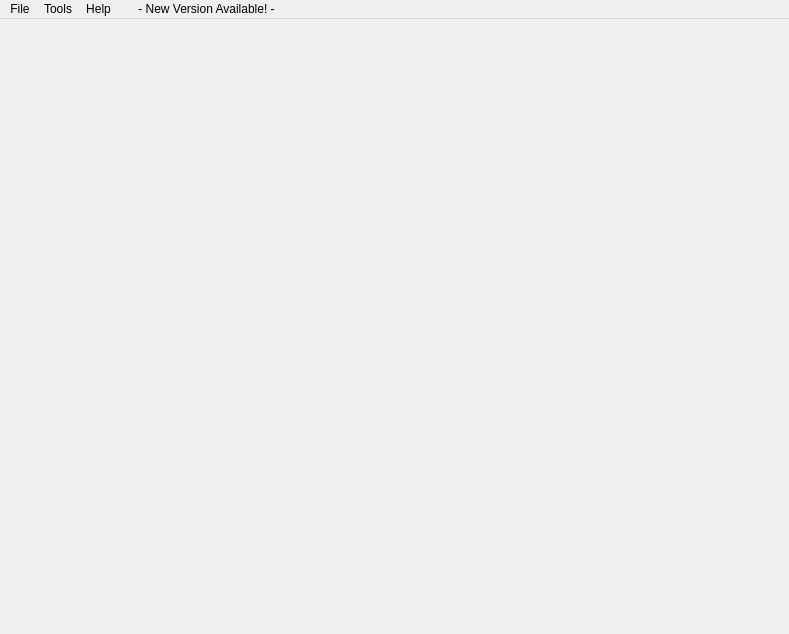
<?xml version="1.0" encoding="UTF-8"?>
<ui version="4.0">
 <class>MainWindow</class>
 <widget class="QMainWindow" name="MainWindow">
  <property name="geometry">
   <rect>
    <x>0</x>
    <y>0</y>
    <width>789</width>
    <height>634</height>
   </rect>
  </property>
  <widget class="QWidget" name="centralWidget">
   <layout class="QHBoxLayout" name="horizontalLayout_2">
    <item>
     <layout class="QHBoxLayout" name="horizontalLayout">
      <item>
       <widget class="GLWidget" name="widget" native="true"/>
      </item>
     </layout>
    </item>
   </layout>
  </widget>
  <widget class="QMenuBar" name="menuBar">
   <property name="geometry">
    <rect>
     <x>0</x>
     <y>0</y>
     <width>789</width>
     <height>22</height>
    </rect>
   </property>
   <widget class="QMenu" name="menuFile">
    <property name="title">
     <string>File</string>
    </property>
    <property name="separatorsCollapsible">
     <bool>true</bool>
    </property>
    <addaction name="actionOpen"/>
    <addaction name="actionMerge"/>
    <addaction name="actionClose"/>
    <addaction name="separator"/>
    <addaction name="actionSave_As"/>
    <addaction name="separator"/>
    <addaction name="actionRecent1"/>
    <addaction name="actionRecent2"/>
    <addaction name="actionRecent3"/>
    <addaction name="actionRecent4"/>
    <addaction name="actionRecent5"/>
    <addaction name="separator"/>
    <addaction name="actionExit"/>
   </widget>
   <widget class="QMenu" name="menuHelp">
    <property name="title">
     <string>Help</string>
    </property>
    <addaction name="actionCheck_For_Updates"/>
    <addaction name="actionAbout"/>
   </widget>
   <widget class="QMenu" name="menuLanguage">
    <property name="title">
     <string/>
    </property>
    <property name="icon">
     <iconset resource="resources/flags.qrc">
      <normaloff>:/flags/icons/gb.png</normaloff>:/flags/icons/gb.png</iconset>
    </property>
    <addaction name="actionEnglish"/>
    <addaction name="actionGerman"/>
   </widget>
   <widget class="QMenu" name="menuTools">
    <property name="title">
     <string>Tools</string>
    </property>
    <addaction name="actionFix_GMax_Installation"/>
    <addaction name="actionExtended_Saving_For_GMax"/>
    <addaction name="action3db_Import_Export_Scripts_For_Blender"/>
    <addaction name="action3db_Tools_for_3ds_Max"/>
    <addaction name="actionGenome_Material_Editor"/>
    <addaction name="actionConfigure_Bitmap_Paths"/>
    <addaction name="actionPreferences"/>
   </widget>
   <widget class="QMenu" name="menuNew_Version_Available">
    <property name="title">
     <string>- New Version Available! -</string>
    </property>
   </widget>
   <addaction name="menuFile"/>
   <addaction name="menuTools"/>
   <addaction name="menuHelp"/>
   <addaction name="menuLanguage"/>
   <addaction name="menuNew_Version_Available"/>
  </widget>
  <action name="actionAbout">
   <property name="text">
    <string>About Rimy3D</string>
   </property>
  </action>
  <action name="actionOpen">
   <property name="text">
    <string>Open...</string>
   </property>
  </action>
  <action name="actionClose">
   <property name="enabled">
    <bool>false</bool>
   </property>
   <property name="text">
    <string>Close</string>
   </property>
  </action>
  <action name="actionSave_As">
   <property name="enabled">
    <bool>false</bool>
   </property>
   <property name="text">
    <string>Save As...</string>
   </property>
  </action>
  <action name="actionExit">
   <property name="text">
    <string>Exit</string>
   </property>
  </action>
  <action name="actionEnglish">
   <property name="icon">
    <iconset resource="resources/flags.qrc">
     <normaloff>:/flags/icons/gb.png</normaloff>:/flags/icons/gb.png</iconset>
   </property>
   <property name="text">
    <string>English</string>
   </property>
  </action>
  <action name="actionGerman">
   <property name="icon">
    <iconset resource="resources/flags.qrc">
     <normaloff>:/flags/icons/de.png</normaloff>:/flags/icons/de.png</iconset>
   </property>
   <property name="text">
    <string>Deutsch</string>
   </property>
  </action>
  <action name="actionRecent1">
   <property name="enabled">
    <bool>true</bool>
   </property>
   <property name="text">
    <string notr="true">Recent1</string>
   </property>
   <property name="visible">
    <bool>true</bool>
   </property>
  </action>
  <action name="actionRecent2">
   <property name="text">
    <string notr="true">Recent2</string>
   </property>
  </action>
  <action name="actionRecent3">
   <property name="text">
    <string notr="true">Recent3</string>
   </property>
  </action>
  <action name="actionRecent4">
   <property name="text">
    <string notr="true">Recent4</string>
   </property>
  </action>
  <action name="actionRecent5">
   <property name="text">
    <string notr="true">Recent5</string>
   </property>
  </action>
  <action name="actionConfigure_Bitmap_Paths">
   <property name="text">
    <string>Configure Search Paths...</string>
   </property>
  </action>
  <action name="actionFix_GMax_Installation">
   <property name="text">
    <string>Fix GMax Installation</string>
   </property>
  </action>
  <action name="actionExtended_Saving_For_GMax">
   <property name="text">
    <string>Extended Saving For GMax...</string>
   </property>
  </action>
  <action name="actionPreferences">
   <property name="text">
    <string>Preferences...</string>
   </property>
  </action>
  <action name="actionGenome_Material_Editor">
   <property name="text">
    <string>Genome Material Editor...</string>
   </property>
  </action>
  <action name="actionMerge">
   <property name="enabled">
    <bool>false</bool>
   </property>
   <property name="text">
    <string>Merge...</string>
   </property>
  </action>
  <action name="action3db_Import_Export_Scripts_For_Blender">
   <property name="text">
    <string>3db Import/Export Scripts For Blender...</string>
   </property>
  </action>
  <action name="actionCheck_For_Updates">
   <property name="text">
    <string>Check For Updates</string>
   </property>
  </action>
  <action name="action3db_Tools_for_3ds_Max">
   <property name="text">
    <string>3db Tools For 3ds Max...</string>
   </property>
  </action>
 </widget>
 <layoutdefault spacing="6" margin="11"/>
 <customwidgets>
  <customwidget>
   <class>GLWidget</class>
   <extends>QWidget</extends>
   <header>glwidget.h</header>
   <container>1</container>
  </customwidget>
 </customwidgets>
 <resources>
  <include location="resources/flags.qrc"/>
 </resources>
 <connections/>
</ui>
